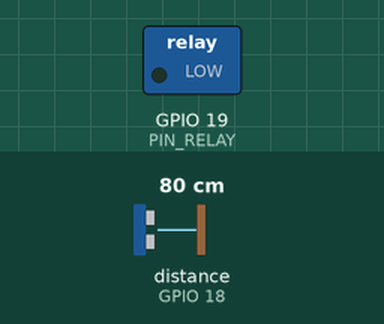
Recording of a program running on a simulated ESP32. On the bench: switched loads named in the program (green lamp = pin HIGH). Wiring (from diagram.json): ultrasonic range finder: trigger GPIO 5; echo GPIO 18. The inputs (shaded band) are chosen by the test bench; at power-on: distance to the obstacle (sensor on GPIO 18) 80 cm. The echo pulse lasts 58.3 µs per cm; WiFi joins after 1.5 s; servers stay silent unless stated; no MQTT or app messages arrive unless stated; pins used as bus, display or sensor lines are not drawn; what the program prints to the serial monitor is not drawn.

Above: at 2.7 s.
2.8 s: distance to the obstacle (sensor on GPIO 18) set to 147 cm
4.7 s: distance to the obstacle (sensor on GPIO 18) set to 157 cm
At 5.9 s:
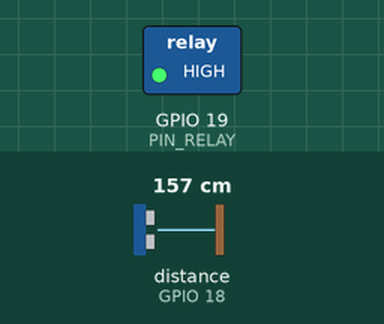
7.0 s: distance to the obstacle (sensor on GPIO 18) set to 2 cm
At 8.7 s:
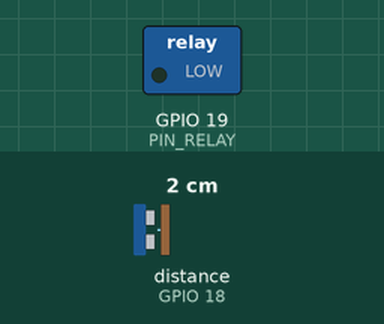
9.0 s: distance to the obstacle (sensor on GPIO 18) set to 250 cm
At 10.8 s:
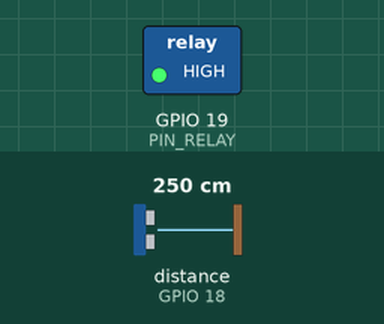
Timing chart, 0 to 12.0 s (numbered marks = the images above; inputs shaded):
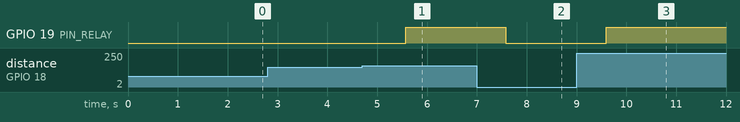

Measured:
- the behaviour switches between 151 and 152 cm on distance to the obstacle (sensor on GPIO 18) (found by bisection; images 0 and 1)
- after the input at 2.8 s, every drawn part: stays the same
- after the input at 4.7 s, GPIO 19 (PIN_RELAY): LOW → HIGH after 0.88 s
- after the input at 7.0 s, GPIO 19 (PIN_RELAY): HIGH → LOW after 0.58 s
- after the input at 9.0 s, GPIO 19 (PIN_RELAY): LOW → HIGH after 0.60 s

The program:

main.cpp
```cpp
#include <WiFi.h>
#include <PubSubClient.h>
#include <ArduinoJson.h>

const char* ssid = "Wokwi-GUEST";
const char* password = "";
const char* mqtt_server = "broker.hivemq.com";

#define PIN_RELAY 19
#define PIN_TRIG 5
#define PIN_ECHO 18

WiFiClient espClient;
PubSubClient client(espClient);

bool isManual = false;
unsigned long manualStartTime = 0;
const long manualDuration = 10000;

void callback(char* topic, byte* payload, unsigned int length) {
  String message = "";
  for (int i = 0; i < length; i++) { message += (char)payload[i]; }

  if (message == "ON") {
    isManual = true;
    manualStartTime = millis();
    digitalWrite(PIN_RELAY, HIGH); // SEKARANG: HIGH = NYALA
  } else if (message == "OFF") {
    isManual = true;
    manualStartTime = millis();
    digitalWrite(PIN_RELAY, LOW);  // SEKARANG: LOW = MATI
  }
}

void setup() {
  Serial.begin(115200);
  pinMode(PIN_RELAY, OUTPUT);
  digitalWrite(PIN_RELAY, LOW); // Mulai dalam keadaan MATI

  pinMode(PIN_TRIG, OUTPUT);
  pinMode(PIN_ECHO, INPUT);

  WiFi.begin(ssid, password);
  while (WiFi.status() != WL_CONNECTED) { delay(500); Serial.print("."); }

  client.setServer(mqtt_server, 1883);
  client.setCallback(callback);
}

void reconnect() {
  while (!client.connected()) {
    if (client.connect("ESP32_Hafish_River_Final_V2")) {
      client.subscribe("sungai/kontrol");
    } else {
      delay(5000);
    }
  }
}

void loop() {
  if (!client.connected()) reconnect();
  client.loop();

  if (isManual && (millis() - manualStartTime > manualDuration)) {
    isManual = false;
  }

  digitalWrite(PIN_TRIG, LOW);
  delayMicroseconds(2);
  digitalWrite(PIN_TRIG, HIGH);
  delayMicroseconds(10);
  digitalWrite(PIN_TRIG, LOW);
  float duration = pulseIn(PIN_ECHO, HIGH);
  float distance = (duration * 0.034) / 2;

  String statusAI = "AMAN";
  if (!isManual) {
    if (distance > 150) { // Kondisi BANJIR (jarak sensor jauh)
      statusAI = "BAHAYA";
      digitalWrite(PIN_RELAY, HIGH); // NYALA
    } else {
      statusAI = "AMAN";
      digitalWrite(PIN_RELAY, LOW);  // MATI
    }
  } else {
    statusAI = "MANUAL";
  }

  // --- SINKRONISASI TOTAL ---
  // Jika PIN bernilai HIGH, dashboard WAJIB lapor ON
  String pumpStatus = (digitalRead(PIN_RELAY) == HIGH) ? "ON" : "OFF";

  StaticJsonDocument<200> doc;
  doc["level"] = distance;
  doc["status"] = statusAI;
  doc["pump"] = pumpStatus;

  char buffer[256];
  serializeJson(doc, buffer);
  client.publish("sungai/data", buffer);

  Serial.print("Dist: "); Serial.print(distance);
  Serial.print(" | Pump: "); Serial.println(pumpStatus);
  delay(2000);
}
```
